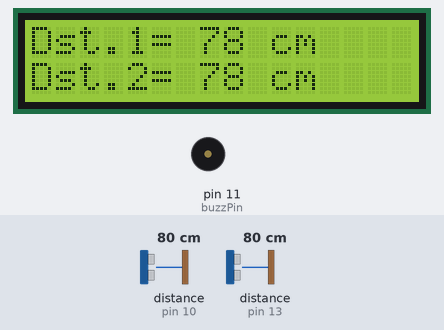
The sketch below on a simulated Arduino Uno, built with avr-gcc and run on an emulated ATmega328P. Parts: 16×2 character LCD, buzzer (waves = sounding, pin HIGH). Wiring (inferred from the names in the program): 2 × ultrasonic range finder: trigger pin 9, echo pin 10 / trigger pin 12, echo pin 13. The inputs (shaded band) are chosen by the test bench; at power-on: distance to the obstacle (sensors on pin 10, pin 13) 80 cm. The echo pulse lasts 58.3 µs per cm; pins used as bus, display or sensor lines are not drawn; what the sketch prints to the serial monitor is not drawn.

Above: at 1.25 s.
1.3 s: distance to the obstacle (sensor on pin 10) set to 20 cm
At 2.5 s:
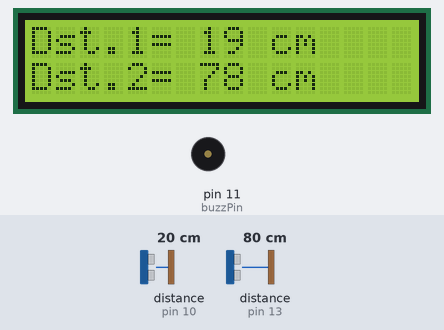
2.8 s: distance to the obstacle (sensor on pin 10) set to 16 cm
At 3.09 s:
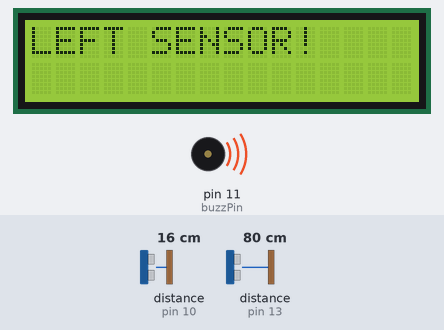
4.4 s: distance to the obstacle (sensor on pin 13) set to 2 cm
At 4.8 s:
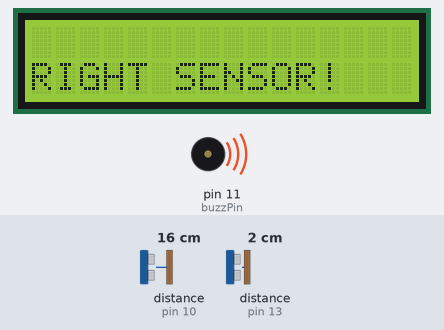
6.4 s: distance to the obstacle (sensor on pin 13) set to 250 cm
At 6.89 s:
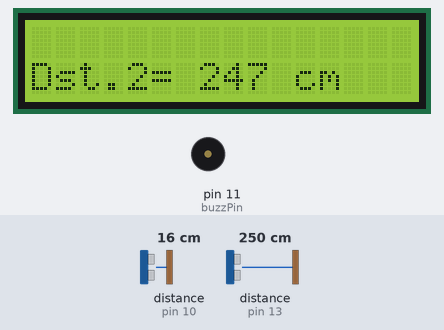
8.3 s: distance to the obstacle (sensor on pin 10) set to 18 cm
At 8.8 s:
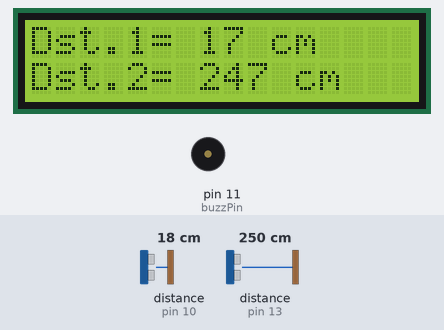
9.9 s: distance to the obstacle (sensor on pin 13) set to 18 cm
At 11.2 s:
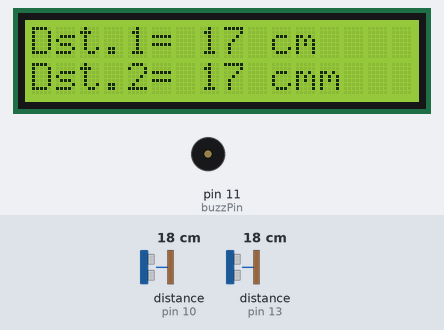
Timing chart, 0 to 12.4 s (numbered marks = the images above; inputs shaded):
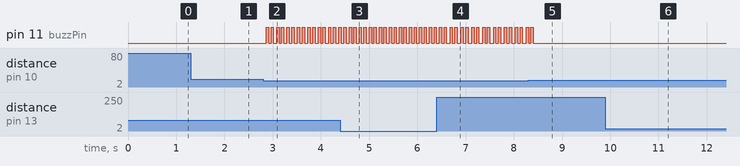

The sketch:

Collision_Avoidance_Project.ino
```cpp
#include <LiquidCrystal.h>
int rs = 2;
int en = 3;
int d4 = 4;
int d5 = 5;
int d6 = 6;
int d7 = 7;
LiquidCrystal lcd(rs, en, d4, d5, d6, d7);

int trigPin1 = 9;
int echoPin1 = 10;
int trigPin2 = 12;
int echoPin2 = 13;

int buzzPin = 11;

int pingTravelTime1;
int pingTravelTime2;

String msg1 = "Dst.1= ";
String msg2 = "Dst.2= ";

int distance1;
int distance2;

int dt = 50;

void setup() {
  // put your setup code here, to run once:
lcd.begin(16,2);
pinMode(buzzPin,OUTPUT);
pinMode(trigPin1,OUTPUT);
pinMode(echoPin1,INPUT);
pinMode(trigPin2,OUTPUT);
pinMode(echoPin2,INPUT);
Serial.begin(9600);
}

void loop() {
  // put your main code here, to run repeatedly:
digitalWrite(trigPin1,LOW);
delayMicroseconds(10);
digitalWrite(trigPin1,HIGH);
delayMicroseconds(10);
digitalWrite(trigPin1,LOW);
pingTravelTime1=pulseIn(echoPin1,HIGH);
distance1=(0.5*pingTravelTime1*0.034);

digitalWrite(trigPin2,LOW);
delayMicroseconds(10);
digitalWrite(trigPin2,HIGH);
delayMicroseconds(10);
digitalWrite(trigPin2,LOW);
pingTravelTime2=pulseIn(echoPin2,HIGH);
distance2=(0.5*pingTravelTime2*0.034);

        if (pingTravelTime1<=1000){
          lcd.clear();

          Serial.println("");
          Serial.println("COLLISION AT LEFT SENSOR!");
          Serial.println("");

          Serial.print("Distance1 = ");
          Serial.print(distance1);
          Serial.print("cm");
          Serial.println("");

          lcd.setCursor(0,0);
          lcd.print("LEFT SENSOR!");

          digitalWrite(buzzPin,HIGH);
          delay(dt);
          digitalWrite(buzzPin,LOW);
          delay(dt);
          digitalWrite(buzzPin,HIGH);
          delay(dt);
          digitalWrite(buzzPin,LOW);
          delay(dt);

          lcd.clear();

        }

            else {
              Serial.print("Distance1 = ");
              Serial.print(distance1);
              Serial.print("cm");
              Serial.println("");

              lcd.setCursor(0,0);
              lcd.print("Dst.1= ");
              lcd.print(distance1);
              lcd.print(" cm");
              digitalWrite(buzzPin,LOW);

            }

    if (pingTravelTime2<=1000){
      lcd.clear();

      Serial.println("");
      Serial.println("COLLISION AT RIGHT SENSOR!");
      Serial.println("");

      Serial.print("Distance2 = ");
      Serial.print(distance2);
      Serial.print("cm");
      Serial.println("");

      lcd.setCursor(0,1);
      lcd.print("RIGHT SENSOR!");

      digitalWrite(buzzPin,HIGH);
      delay(dt);
      digitalWrite(buzzPin,LOW);
      delay(dt);
      digitalWrite(buzzPin,HIGH);
      delay(dt);
      digitalWrite(buzzPin,LOW);
      delay(dt);

      lcd.clear();

    }

        else {
          Serial.print("Distance2 = ");
          Serial.print(distance2);
          Serial.print("cm");
          Serial.println("");

          lcd.setCursor(0,1);
          lcd.print("Dst.2= ");
          lcd.print(distance2);
          lcd.print(" cm");
          digitalWrite(buzzPin,LOW);

        }

  }
```

Measured:
- the behaviour switches between 18 and 17 cm on distance to the obstacle (sensor on pin 10) (found by bisection; images 1 and 2)
- after the input at 1.3 s, the display: first differs from a run without the input after 0.06 s (image 1)
- after the input at 2.8 s, pin 11 (buzzPin): alternates HIGH for 0.05 s and LOW for 0.06 s, starting after 0.07 s; the display: first changes at once (image 2 shows a later state)
- after the input at 4.4 s, the display: first differs from a run without the input after 0.39 s (image 3)
- after the input at 8.3 s, pin 11 (buzzPin): goes on until 8.4 s, then stays LOW; the display: first differs from a run without the input after 0.18 s (image 5)
- after the input at 9.9 s, the display: changes after 0.05 s (image 6)
